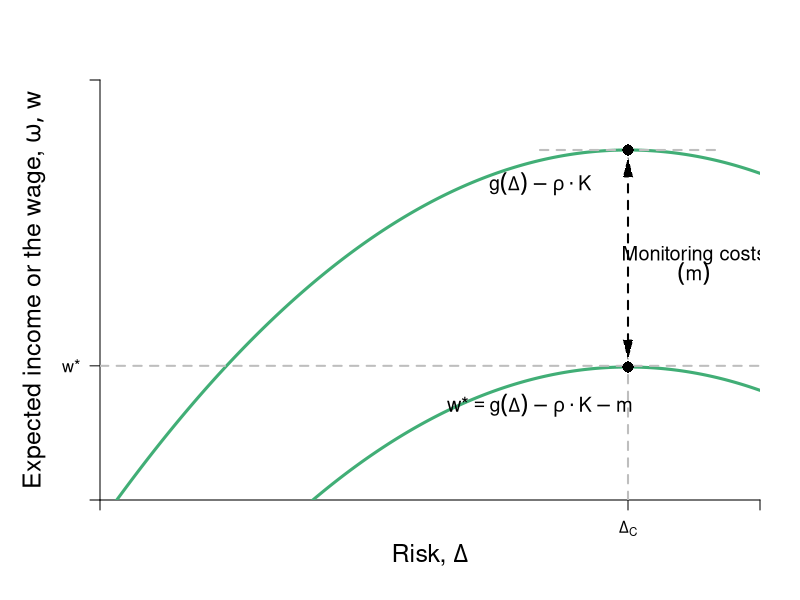

This chart was generated by the following R code:
require(shape)
pdf(file = "capitalism/risk_contrast_monitoring.pdf", width = 9, height = 7)

#Set parameters for graphics
axislabelsize <- 1.5
labelsize <- 1.2
graphlinewidth <- 3
segmentlinewidth <- 2
a <- c(2, 4, 6)


COL <- c("#7fc97f", "#beaed4", "#fdc086", "#ffff99", "#386cb0", "#f0027f", "#bf5b17", "#666666")
COLA <- c("#e0f3db", "#99d8c9","#66c2a4","#41ae76", "#238b45", "#005824")
COLB <- c("#c6dbef", "#4eb3d3", "#2b8cbe", "#0868ac","#084081")
COLC <- c("#fcfbfd", "#efedf5", "#dadaeb", "#bcbddc", "#9e9ac8", "#807dba", "#6a51a3", "#54278f", "#3f007d")

par(mar =  c(5, 5, 4, 2))
xlims <- c(0, 15)
ylims <- c(0, 18)

riskreturn <- function(g, int1 = 14, int2 = 4, coeff = 1/3){
  int1 - (int2 - (coeff)*g)^2
}

uA <- function(omega, g, slope = 0.5){
  omega + omega*g  - slope*g^2
}

indiffA <- function(g, intercept = 3, slope1 = 0.25, slope2 = 0.12){
  intercept  + slope1*g + slope2*g^2
}

indiffA2 <- function(g, intercept = 3, slope1 = 0.25, slope2 = 0.05){
  intercept  + slope1*g + slope2*g^2
}

#Plot command 
plot(0, 0, xlim = xlims, ylim = ylims, 
     type = "n",
     xlab = expression(paste("")),
     ylab = expression(paste("")), 
     axes = FALSE,
     # xlab = expression(paste("Bob's Payoff, ", u^B)),
     # ylab = expression(paste("Alfredo's Payoff, ", u^A)),
     #xaxt = "n", 
     #yaxt = "n", 
     cex.lab = axislabelsize, 
     bty = "n", 
     xaxs="i", 
     yaxs="i"
)


#Customize ticks and labels for the plot
# ticksy <- seq(ylims[1], ylims[2], 3)
# ylabels <- seq(ylims[1], ylims[2], 3)
# ticksx <- seq(xlims[1], xlims[2], 5)
# xlabels <- seq(xlims[1], xlims[2], 5)
ticksx <- c(0, 12, xlims[2])
xlabels <- c(NA, expression(paste(Delta[C])), NA)
ticksy <- c(0, 5.75, ylims[2])
ylabels <- c(NA, expression(paste(w,"*")), NA)

axis(1, at = ticksx, pos = 0, labels = xlabels)
axis(2, at = ticksy, pos = 0, labels = ylabels, las = 1)

#Axis labels and draw linear utility function
mtext(expression(paste("Risk, ", Delta)), side = 1, line = 2.5, cex = axislabelsize)
text(-1.5, 0.5*ylims[2], expression(paste("Expected income or the wage, ", list(omega, w))), xpd = TRUE, cex = axislabelsize, srt = 90) 


npts <- 500 
xx1 <- seq(xlims[1], xlims[2], length.out = npts)
lines(xx1, riskreturn(xx1, int1 = 5.7), col = COLA[4], lwd = graphlinewidth, lty = 1)
lines(xx1, riskreturn(xx1, int1 = 15), col = COLA[4], lwd = graphlinewidth, lty = 1)
# lines(xx1, indiffA(xx1, intercept = 4.4), col = COLB[3], lwd = graphlinewidth, lty = 1)
# lines(xx1, indiffA(xx1, intercept = 8), col = COLB[3], lwd = graphlinewidth, lty = 1)
# lines(xx1, indiffA2(xx1, intercept = 7.1), col = COLB[5], lwd = graphlinewidth, lty = 1)
# lines(xx1, indiffA2(xx1, intercept = 10), col = COLB[5], lwd = graphlinewidth, lty = 1)

#Add points a, b, c and d
segments(12, 0, 12, riskreturn(int1 = 5.7, g = 12), lty = 2, col = "gray", lwd = segmentlinewidth)
segments(10, riskreturn(int1 = 15, g = 12), 14, riskreturn(int1 = 15, g = 12), lty = 2, col = "gray", lwd = segmentlinewidth)
#text(5.6 + 0.25, riskreturn(g = 5.6) - 0.3, expression(A), cex = labelsize)
# 


# segments(7.5, 0, 7.5, riskreturn(g = 7.5) , lty = 2, col = "gray", lwd = segmentlinewidth)
# segments(0, riskreturn(g = 7.5) , 7.5, riskreturn(g = 7.5) , lty = 2, col = "gray", lwd = segmentlinewidth)
# points(7.5, riskreturn(g = 7.5) , pch = 16, col = "black", cex = 1.5)
# text(7.5 + 0.25, riskreturn(g = 8) - 1, expression(B), cex = labelsize)

#Segment for next best wage offer
segments(0, 5.75, xlims[2], 5.75, lty = 2, col = "gray", lwd = segmentlinewidth)


points(12, riskreturn(int1 = 15, g = 12), pch = 16, col = "black", cex = 1.5)

points(12, riskreturn(int1 = 5.7, g = 12), pch = 16, col = "black", cex = 1.5)




#Label risk return schedule
text(10, riskreturn(g = 14), expression(paste(g(Delta) - rho%.%K) ), cex = labelsize)

text(10, riskreturn(int1 = 5.7, g = 14)-1.2, expression(paste(w,"*",phantom()==g(Delta) - rho%.%K - m) ), cex = labelsize)

Arrows(12, riskreturn(int1 = 15, g = 12) - 0.75, 12, riskreturn(int1 = 5.7, g = 12) + 0.75, col = "black", lty = 2, lwd = 2, arr.type = "triangle", arr.lwd = 0.5, code = 3)
text(13.5, 10.5, expression(paste("Monitoring costs")), cex = labelsize)
text(13.5, 9.7, expression(paste((m))), cex = labelsize)

#Label value functions
# text(12.2, 17, expression(v[1]^B), cex = labelsize)
# text(10.1, 17, expression(v[2]^B), cex = labelsize)
# text(8.8, 17, expression(v[1]^A), cex = labelsize)
# text(7.2, 17, expression(v[2]^A), cex = labelsize)


dev.off()
